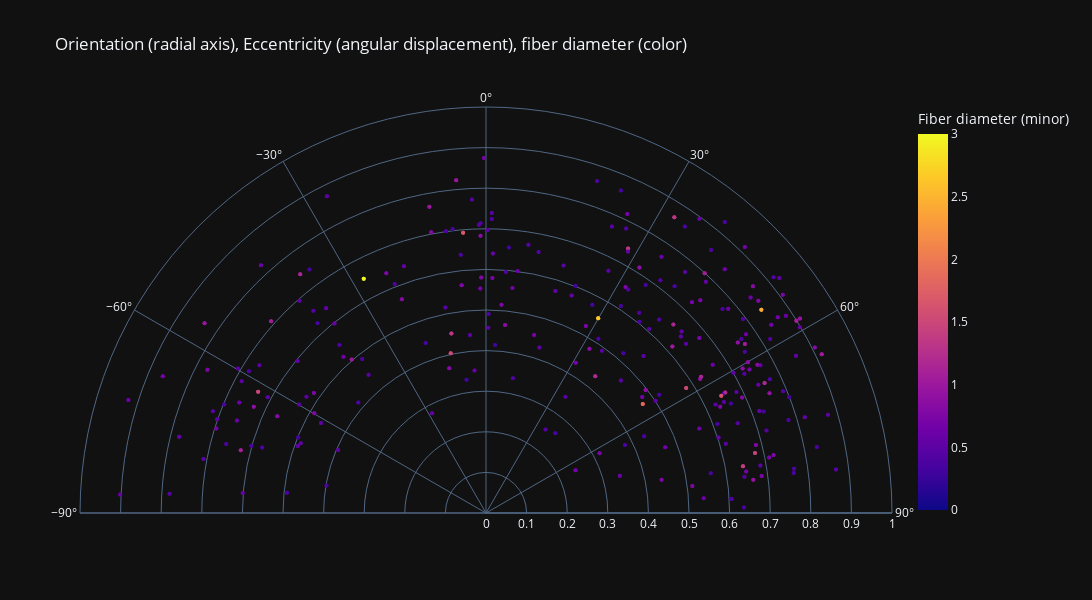

The notebook cell this image was saved under:
### Code cell
# plot a polar scatterplot. In this scatterplot, direction (theta) is determined by orientation, 
# displacement (r) is determined by eccentricity
# color is determined by the g ratio, but can be switched to e.g. outer area (commented out line)

fig = px.scatter_polar(measurements_all, 
                    r="eccentricity_mean", 
                    theta="orientation_mean_deg", 
                    # color=measurements_all["gratio"],
                    color=measurements_all["inner_axis_minor_length"],
                    template="plotly_dark",
                    range_color=(0,3),
                    range_theta=(0,180),
                    range_r=(0,1),
                    title="Orientation (radial axis), Eccentricity (angular displacement), fiber diameter (color)")
fig.update_layout(width=1200,height=600)
fig.update_traces(marker=dict(size=4))
fig.update_traces(marker=dict(opacity=1))
fig.update_coloraxes(colorbar_title="Fiber diameter (minor)")
# pio.write_image(fig, path_results + "_Orientation_vs_area_filtered.png")
fig.show()

### Figure 1 — Plotly figure (JSON) as saved in the notebook; plotly's stock layout.template omitted (floating-point values rounded to 4 significant figures; data arrays with more than 128 entries replaced by an {"elided": "..."} marker saying what was removed)
{"data": [{"hovertemplate": "eccentricity_mean=%{r}<br>orientation_mean_deg=%{theta}<br>inner_axis_minor_length=%{marker.color}<extra></extra>", "legendgroup": "", "marker": {"color": {"elided": "506 float values"}, "coloraxis": "coloraxis", "opacity": 1, "size": 4, "symbol": "circle"}, "mode": "markers", "name": "", "r": {"elided": "506 float values"}, "showlegend": false, "subplot": "polar", "theta": {"elided": "506 float values"}, "type": "scatterpolar"}], "layout": {"coloraxis": {"cmax": 3, "cmin": 0, "colorbar": {"title": {"text": "Fiber diameter (minor)"}}, "colorscale": [[0, "#0d0887"], [0.1111, "#46039f"], [0.2222, "#7201a8"], [0.3333, "#9c179e"], [0.4444, "#bd3786"], [0.5556, "#d8576b"], [0.6667, "#ed7953"], [0.7778, "#fb9f3a"], [0.8889, "#fdca26"], [1, "#f0f921"]]}, "height": 600, "legend": {"tracegroupgap": 0}, "polar": {"angularaxis": {"direction": "clockwise", "rotation": 90}, "domain": {"x": [0, 1], "y": [0, 1]}, "radialaxis": {"range": [0, 1]}, "sector": [0, 180]}, "title": {"text": "Orientation (radial axis), Eccentricity (angular displacement), fiber diameter (color)"}, "width": 1200}}
